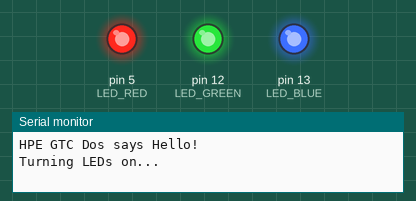
Recording of a sketch running on a simulated Arduino Uno, built with avr-gcc and run on an emulated ATmega328P. Parts: output pins drawn as LEDs (lit = HIGH), the last lines printed to the serial monitor.

Above: at 0.5 s.
At 3.5 s:
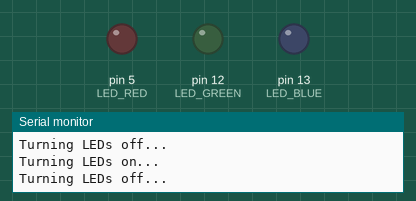
Timing chart, 0 to 4.6 s (numbered marks = the images above):
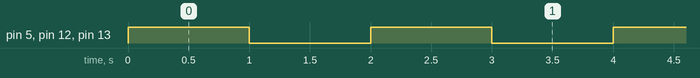

The sketch:

Dos_Blink.ino
```cpp
// (licence header left out)
// LED Pins
#define LED_RED    5
#define LED_GREEN 12
#define LED_BLUE  13

void setup() {
  // put your setup code here, to run once:

  // Set baud rate on the serial port.
  Serial.begin(115200);
  Serial.println("HPE GTC Dos says Hello!");
  Serial.println();

  // Initialize LED Pins.
  pinMode(LED_RED, OUTPUT);
  pinMode(LED_GREEN, OUTPUT);
  pinMode(LED_BLUE, OUTPUT);

  digitalWrite(LED_RED, LOW);
  digitalWrite(LED_GREEN, LOW);
  digitalWrite(LED_BLUE, LOW);
}

void loop() {
  // put your main code here, to run repeatedly:

  // Turn LEDs on
  Serial.println("Turning LEDs on...");
  digitalWrite(LED_RED, HIGH);
  digitalWrite(LED_GREEN, HIGH);
  digitalWrite(LED_BLUE, HIGH);

  // Sleep for a second
  delay(1000);

  // Turn LEDs off
  Serial.println("Turning LEDs off...");
  digitalWrite(LED_RED, LOW);
  digitalWrite(LED_GREEN, LOW);
  digitalWrite(LED_BLUE, LOW);

  // Sleep for a second
  delay(1000);
}
```

Measured:
- by itself, pin 5 (LED_RED), pin 12 (LED_GREEN), pin 13 (LED_BLUE): alternates HIGH for 1.0 s and LOW for 1.0 s
